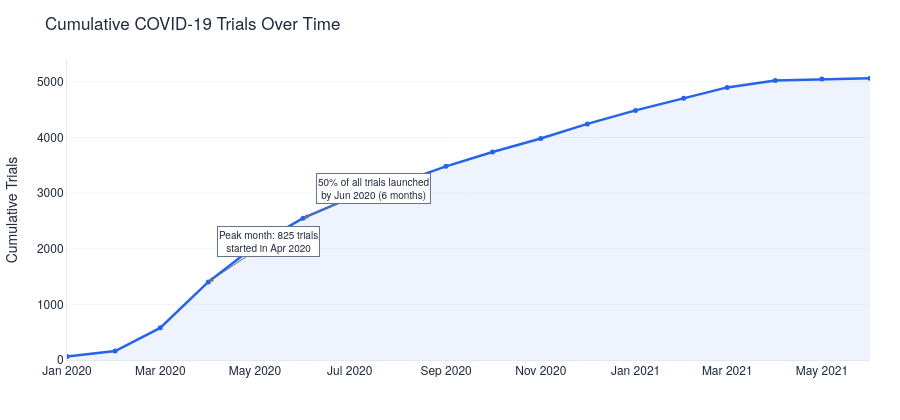

The code cell stored with this chart in its notebook:
### Code cell
# ── Chart 1D-2: Cumulative trials over time (line chart) ─────────────────
fig_1d2 = go.Figure()

fig_1d2.add_trace(go.Scatter(
    x=df_main['month'],
    y=df_main['cumulative_total'],
    mode='lines+markers',
    line=dict(color=COLORS['primary'], width=2.5),
    marker=dict(size=5, color=COLORS['primary']),
    fill='tozeroy',
    fillcolor='rgba(37, 99, 235, 0.08)',
    hovertemplate='%{x|%b %Y}: %{y:,} trials<extra></extra>',
    name='Cumulative Trials',
))

# Annotate key milestones
fig_1d2.add_annotation(
    x='2020-04-01', y=1403,
    text='Peak month: 825 trials<br>started in Apr 2020',
    showarrow=True, arrowhead=2, arrowcolor=COLORS['secondary'],
    font=dict(size=10, color=COLORS['text']),
    bgcolor='white', bordercolor=COLORS['secondary'], borderwidth=1,
    ax=60, ay=-40,
)

fig_1d2.add_annotation(
    x='2020-06-01', y=2550,
    text='50% of all trials launched<br>by Jun 2020 (6 months)',
    showarrow=True, arrowhead=2, arrowcolor=COLORS['secondary'],
    font=dict(size=10, color=COLORS['text']),
    bgcolor='white', bordercolor=COLORS['secondary'], borderwidth=1,
    ax=70, ay=-30,
)

fig_1d2.update_layout(
    **LAYOUT_DEFAULTS,
    title='Cumulative COVID-19 Trials Over Time',
    xaxis_title='',
    yaxis_title='Cumulative Trials',
    height=420,
    width=900,
    showlegend=False,
)
clean_axes(fig_1d2)
fig_1d2.show()

### Figure 1 — Plotly figure (JSON) as saved in the notebook; plotly's stock layout.template omitted (floating-point values rounded to 4 significant figures)
{"data": [{"fill": "tozeroy", "fillcolor": "rgba(37, 99, 235, 0.08)", "hovertemplate": "%{x|%b %Y}: %{y:,} trials<extra></extra>", "line": {"color": "#2563EB", "width": 2.5}, "marker": {"color": "#2563EB", "size": 5}, "mode": "lines+markers", "name": "Cumulative Trials", "type": "scatter", "x": ["2019-12-31T23:00:00+00:00", "2020-01-31T23:00:00+00:00", "2020-02-29T23:00:00+00:00", "2020-03-31T22:00:00+00:00", "2020-04-30T22:00:00+00:00", "2020-05-31T22:00:00+00:00", "2020-06-30T22:00:00+00:00", "2020-07-31T22:00:00+00:00", "2020-08-31T22:00:00+00:00", "2020-09-30T22:00:00+00:00", "2020-10-31T23:00:00+00:00", "2020-11-30T23:00:00+00:00", "2020-12-31T23:00:00+00:00", "2021-01-31T23:00:00+00:00", "2021-02-28T23:00:00+00:00", "2021-03-31T22:00:00+00:00", "2021-04-30T22:00:00+00:00", "2021-05-31T22:00:00+00:00"], "y": [61, 161, 578, 1403, 2048, 2550, 2911, 3176, 3482, 3739, 3982, 4245, 4488, 4705, 4901, 5026, 5053, 5068]}], "layout": {"annotations": [{"arrowcolor": "#64748B", "arrowhead": 2, "ax": 60, "ay": -40, "bgcolor": "white", "bordercolor": "#64748B", "borderwidth": 1, "font": {"color": "#1E293B", "size": 10}, "showarrow": true, "text": "Peak month: 825 trials<br>started in Apr 2020", "x": "2020-04-01", "y": 1403}, {"arrowcolor": "#64748B", "arrowhead": 2, "ax": 70, "ay": -30, "bgcolor": "white", "bordercolor": "#64748B", "borderwidth": 1, "font": {"color": "#1E293B", "size": 10}, "showarrow": true, "text": "50% of all trials launched<br>by Jun 2020 (6 months)", "x": "2020-06-01", "y": 2550}], "font": {"color": "#1E293B", "family": "Helvetica Neue, Arial, sans-serif"}, "height": 420, "hoverlabel": {"bgcolor": "white", "font": {"size": 12}}, "margin": {"b": 60, "l": 60, "r": 30, "t": 60}, "paper_bgcolor": "white", "plot_bgcolor": "white", "showlegend": false, "title": {"text": "Cumulative COVID-19 Trials Over Time"}, "width": 900, "xaxis": {"linecolor": "#E2E8F0", "linewidth": 1, "showgrid": false, "title": {"text": ""}}, "yaxis": {"gridcolor": "#F1F5F9", "gridwidth": 1, "linecolor": "#E2E8F0", "linewidth": 1, "showgrid": true, "title": {"text": "Cumulative Trials"}}}}
